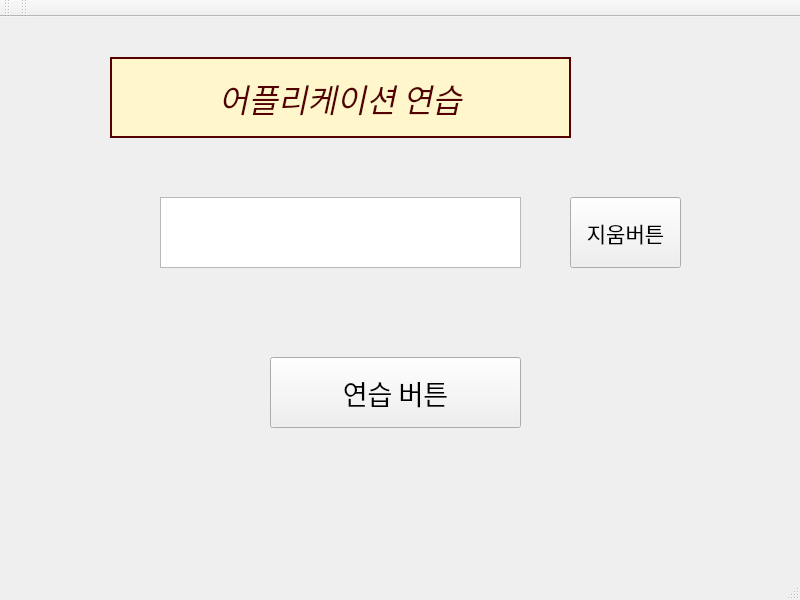
<?xml version="1.0" encoding="UTF-8"?>
<ui version="4.0">
 <class>MainWindow</class>
 <widget class="QMainWindow" name="MainWindow">
  <property name="geometry">
   <rect>
    <x>0</x>
    <y>0</y>
    <width>800</width>
    <height>600</height>
   </rect>
  </property>
  <property name="windowTitle">
   <string>MainWindow</string>
  </property>
  <widget class="QWidget" name="centralwidget">
   <widget class="QLabel" name="label">
    <property name="geometry">
     <rect>
      <x>110</x>
      <y>40</y>
      <width>461</width>
      <height>81</height>
     </rect>
    </property>
    <property name="font">
     <font>
      <family>HY헤드라인M</family>
      <pointsize>24</pointsize>
      <italic>true</italic>
     </font>
    </property>
    <property name="autoFillBackground">
     <bool>false</bool>
    </property>
    <property name="styleSheet">
     <string notr="true">color: rgb(85, 0, 0); background-color: rgb(255, 247, 203);</string>
    </property>
    <property name="frameShape">
     <enum>QFrame::Panel</enum>
    </property>
    <property name="frameShadow">
     <enum>QFrame::Plain</enum>
    </property>
    <property name="lineWidth">
     <number>2</number>
    </property>
    <property name="text">
     <string>어플리케이션 연습</string>
    </property>
    <property name="alignment">
     <set>Qt::AlignCenter</set>
    </property>
   </widget>
   <widget class="QTextEdit" name="textEdit">
    <property name="geometry">
     <rect>
      <x>160</x>
      <y>180</y>
      <width>361</width>
      <height>71</height>
     </rect>
    </property>
    <property name="font">
     <font>
      <family>HY헤드라인M</family>
      <pointsize>16</pointsize>
      <weight>50</weight>
      <italic>false</italic>
      <bold>false</bold>
     </font>
    </property>
    <property name="autoFillBackground">
     <bool>true</bool>
    </property>
    <property name="styleSheet">
     <string notr="true">font: 16pt &quot;HY헤드라인M&quot;;</string>
    </property>
   </widget>
   <widget class="QPushButton" name="pushButton">
    <property name="geometry">
     <rect>
      <x>270</x>
      <y>340</y>
      <width>251</width>
      <height>71</height>
     </rect>
    </property>
    <property name="font">
     <font>
      <family>HY헤드라인M</family>
      <pointsize>20</pointsize>
     </font>
    </property>
    <property name="text">
     <string>연습 버튼</string>
    </property>
   </widget>
   <widget class="QPushButton" name="clearbutton">
    <property name="geometry">
     <rect>
      <x>570</x>
      <y>180</y>
      <width>111</width>
      <height>71</height>
     </rect>
    </property>
    <property name="font">
     <font>
      <family>함초롬바탕</family>
      <pointsize>16</pointsize>
      <weight>50</weight>
      <italic>false</italic>
      <bold>false</bold>
     </font>
    </property>
    <property name="styleSheet">
     <string notr="true">font:16pt &quot;함초롬바탕&quot;;</string>
    </property>
    <property name="text">
     <string>지움버튼</string>
    </property>
   </widget>
  </widget>
  <widget class="QMenuBar" name="menubar">
   <property name="geometry">
    <rect>
     <x>0</x>
     <y>0</y>
     <width>800</width>
     <height>21</height>
    </rect>
   </property>
  </widget>
  <widget class="QStatusBar" name="statusbar"/>
  <widget class="QToolBar" name="toolBar">
   <property name="windowTitle">
    <string>toolBar</string>
   </property>
   <attribute name="toolBarArea">
    <enum>TopToolBarArea</enum>
   </attribute>
   <attribute name="toolBarBreak">
    <bool>false</bool>
   </attribute>
  </widget>
  <widget class="QToolBar" name="toolBar_2">
   <property name="windowTitle">
    <string>toolBar_2</string>
   </property>
   <attribute name="toolBarArea">
    <enum>TopToolBarArea</enum>
   </attribute>
   <attribute name="toolBarBreak">
    <bool>false</bool>
   </attribute>
  </widget>
 </widget>
 <resources/>
 <connections/>
</ui>
